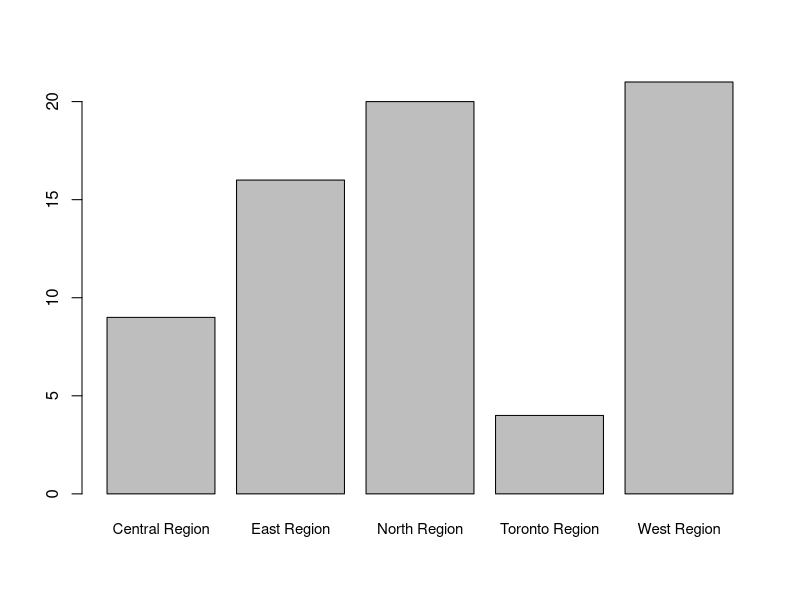
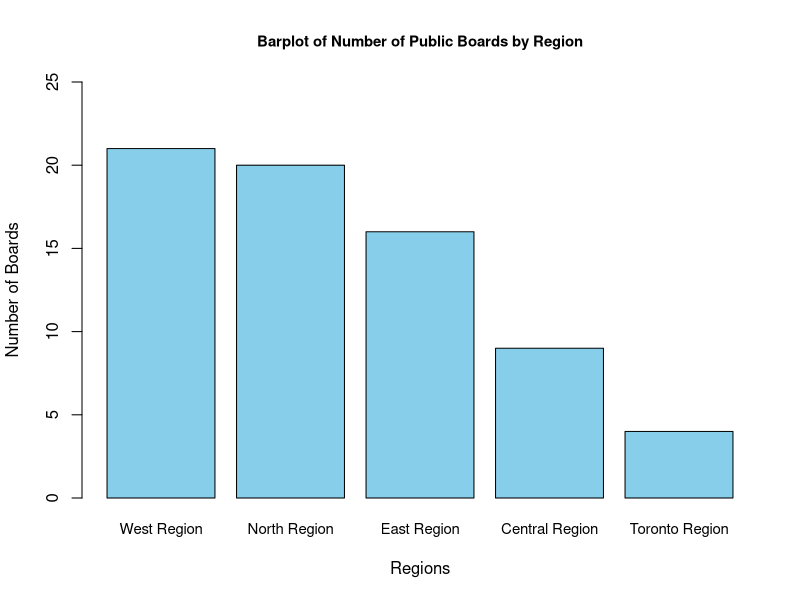
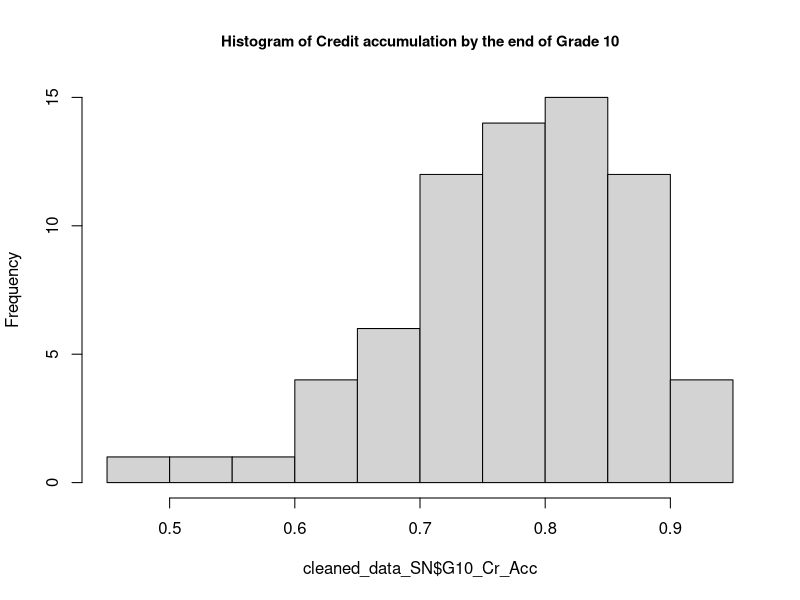
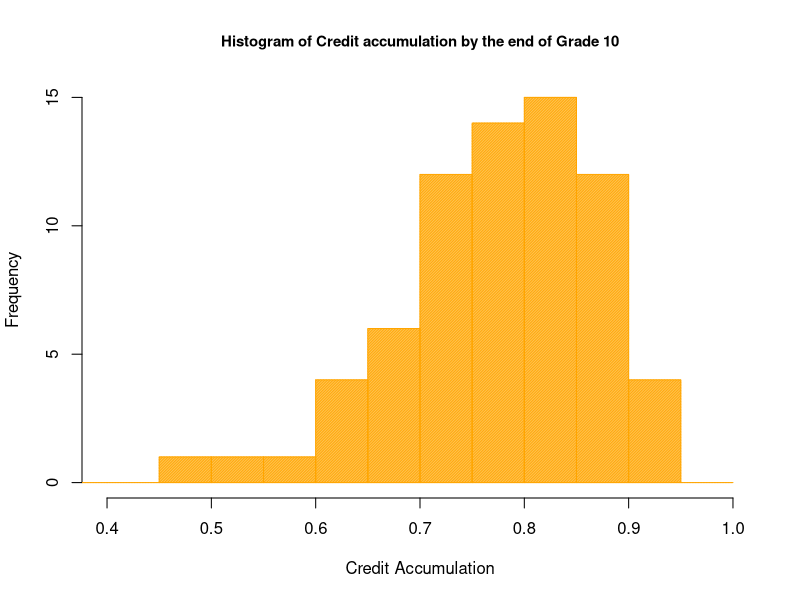
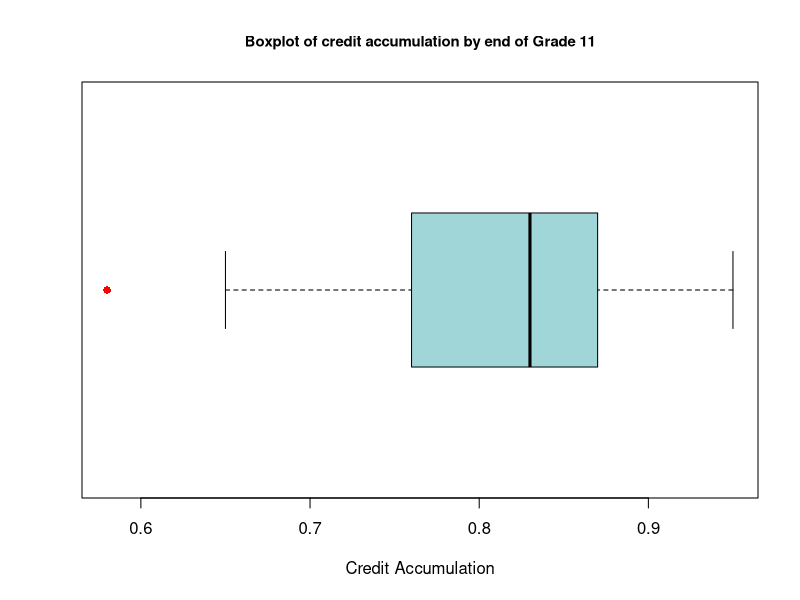
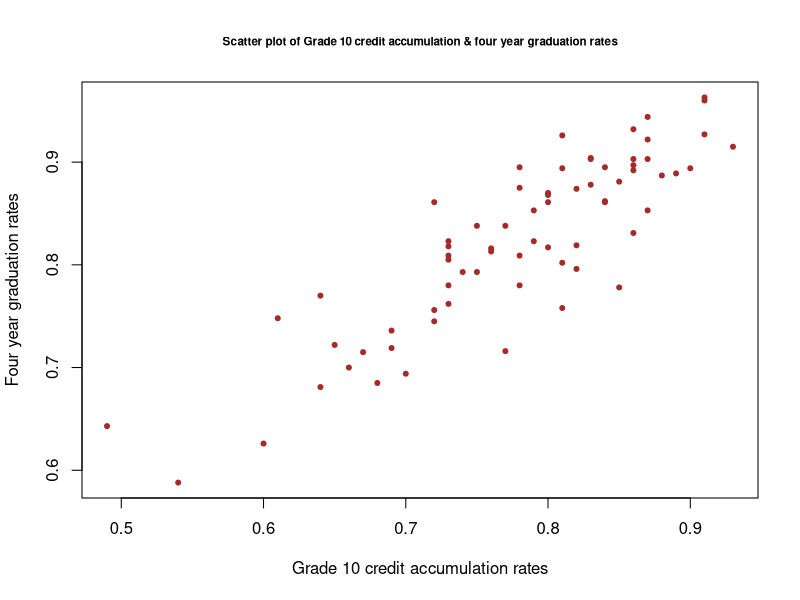

Reproduce these figures in R, in order.
## ---- chunk 1
knitr::opts_chunk$set(echo = TRUE)
#This sets the working directory
knitr::opts_knit$set(root.dir = 'D:/Big DATA Architecture/Data Analysis/assignment')

## ---- chunk 2
# Clear plots
if(!is.null(dev.list())) dev.off()
cat("\014") 
rm(list=ls())
options(scipen=9)
## ---- chunk 3
#defining data for each site as vector
Site_A_SN <- c(203, 213, 213, 217, 221, 223, 223, 176, 213, 193, 162)
Site_B_SN <- c(202, 227, 198, 198, 223, 210, 199, 201, 214, 235, 218)
Site_C_SN <- c(117, 117, 110, 129, 101, 148, 129, 101, 115, 92, 108)
## ---- chunk 4
#Calculate mean for each Site
mean_A_SN <- mean(Site_A_SN)
mean_B_SN <- mean(Site_B_SN)
mean_C_SN <- mean(Site_C_SN)

print(paste("Mean of the Site A:", mean_A_SN)) # Source: (GeeksforGeeks, Printing output of an R program)
print(paste("Mean of the Site B:", mean_B_SN))
print(paste("Mean of the Site C:", mean_C_SN))
## ---- chunk 5
#Calculate standard deviation for each Site
sd_A_SN <- sd(Site_A_SN)
sd_B_SN <- sd(Site_B_SN)
sd_C_SN <- sd(Site_C_SN)

#Calculate coefficient of variation (CV) for each site
cv_A_SN <- round(sd_A_SN/mean_A_SN,3)
cv_B_SN <- round(sd_B_SN/mean_B_SN,3)
cv_C_SN <- round(sd_C_SN/mean_C_SN,3)

print(paste("CV of the Site A:", cv_A_SN))
print(paste("CV of the Site B:", cv_B_SN))
print(paste("CV of the Site C:", cv_C_SN))

## ---- chunk 6
data_SN <- read.csv("PROG8435-25W-Assign-01.txt", header=TRUE, sep=",")
data_SN <- as.data.frame(data_SN)

#display first few rows
head(data_SN)
## ---- chunk 7
data_SN$Name <- as.factor(data_SN$Name)
data_SN$Language <- as.factor(data_SN$Language)
data_SN$Type <- as.factor(data_SN$Type)
data_SN$Region <- as.factor(data_SN$Region)
data_SN$City <- as.factor(data_SN$City)
data_SN$G6_EQAO <- as.numeric(data_SN$G6_EQAO)

## ---- chunk 8
# Summarize the dataset and provide statistics for each column
summary(data_SN)


#sum of missing values in dataset
print(paste("Number of missing values:",sum(is.na(data_SN))))
## ---- chunk 9
#row containing missing value
data_SN[rowSums(is.na(data_SN))>0,]

#delete the missing value
cleaned_data_SN <-na.omit(data_SN)
## ---- chunk 10
#checking for missing values
print(paste("Number of missing values:",sum(is.na(cleaned_data_SN))))
## ---- chunk 11
rows_SN <- sum(rowSums(!is.na(cleaned_data_SN))>0)
col_SN <- sum(colSums(!is.na(cleaned_data_SN))>0)

print(paste("Number of Rows:",rows_SN))
print(paste("Number of Columns:",col_SN))
## ---- chunk 12
G4_mean_SN <- round(mean(cleaned_data_SN$G4_Grad_Rate),3)
G4_sd_SN <- round(sd(cleaned_data_SN$G4_Grad_Rate),3)
## ---- chunk 13
print(paste("Mean for the four year graduation rate:",G4_mean_SN))
print(paste("Standard Deviation for the four year graduation rate:",G4_sd_SN))


## ---- chunk 14
G4_cv_SN <- round(G4_sd_SN/G4_mean_SN,3)
print(paste("Coefficient of variation for the four year graduation rate:",G4_cv_SN))
## ---- chunk 15
G5_mean_SN <- round(mean(cleaned_data_SN$G5_Grad_Rate),3)
G5_sd_SN <- round(sd(cleaned_data_SN$G5_Grad_Rate),3)
## ---- chunk 16
print(paste("Mean for the five year graduation rate:",G5_mean_SN))
print(paste("Standard Deviation for the five year graduation rate:",G5_sd_SN))


## ---- chunk 17
G5_cv_SN <- round(G5_sd_SN/G5_mean_SN,3)
print(paste("Coefficient of variation for the five year graduation rate:",G5_cv_SN))

## ---- chunk 18
G11_SN <- quantile(cleaned_data_SN$G11_Cr_Acc,0.11)
print(paste("11th percentile of the number of Grade 11 credit accumulation:",G11_SN))

## ---- chunk 19
table_G6_Region_SN <- table(cleaned_data_SN$Region,cleaned_data_SN$G6_EQAO)
table_G6_Region_SN <- round(prop.table(table_G6_Region_SN),3)
#display the table Grade 6 EQAO score by region
table_G6_Region_SN
## ---- chunk 20
table_region_SN <- aggregate(cleaned_data_SN$G6_EQAO, by=list(cleaned_data_SN$Region), FUN=mean, na.rm=TRUE)
colnames(table_region_SN) <- c("Region", "Mean_G6_EQAO")

table_region_SN$Mean_G6_EQAO <- round(table_region_SN$Mean_G6_EQAO,3)

#display table Average EQAO scores by Region
table_region_SN
## ---- chunk 21
table_language_region_SN <- table(cleaned_data_SN$Language, cleaned_data_SN$Region)

#display table counting language by region
table_language_region_SN
## ---- chunk 22
table_language_region_per_SN <- round(prop.table(table_language_region_SN,1) *100, 3)
table_language_region_per_SN
## ---- chunk 23
table_language_region_SN

table_language_region_per_SN
## ---- chunk 24
public_boards_SN <- colSums(table_language_region_SN)
barplot(public_boards_SN, cex.names = 0.9 )
#cex.names to adjust the size of labels in x-axis
## ---- chunk 25
public_boards_SN <- public_boards_SN[order(public_boards_SN, decreasing = TRUE)]
barplot(public_boards_SN,
        main = "Barplot of Number of Public Boards by Region", cex.main = 0.9, 
        xlab = 'Regions', ylab='Number of Boards',
        cex.names = 0.9, col = 'skyblue' , ylim = c(0,25))
#cex.names reduce the size of labels in x-axis

## ---- chunk 26
hist(cleaned_data_SN$G10_Cr_Acc, main = "Histogram of Credit accumulation by the end of Grade 10",cex.main = 0.9)
## ---- chunk 27

hist_SN <-hist(cleaned_data_SN$G10_Cr_Acc, main = "Histogram of Credit accumulation by the end of Grade 10", cex.main = 0.9,
     xlab = 'Credit Accumulation',
     breaks = seq(0,1,0.05),
     col = 'orange', density = 90, angle = 45,
     xlim = c(0.4,1))


## ---- chunk 28
boxplot(cleaned_data_SN$G11_Cr_Acc,
        main = "Boxplot of credit accumulation by end of Grade 11", cex.main = 0.9,
        horizontal = TRUE, col ='#A0D6D8', xlab='Credit Accumulation', pch =16,
        outcol = "red" )
#outcol changes color of outliers. Source :(TutorialsPoint, How to change the color of outliers)
## ---- chunk 29
median( cleaned_data_SN$G11_Cr_Acc)
## ---- chunk 30
plot(cleaned_data_SN$G10_Cr_Acc, cleaned_data_SN$G4_Grad_Rate, main = "Scatter plot of Grade 10 credit accumulation & four year graduation rates", cex.main = 0.7,
     xlab= "Grade 10 credit accumulation rates",
     ylab = 'Four year graduation rates',
     col = 'brown',
     pch = 20)
